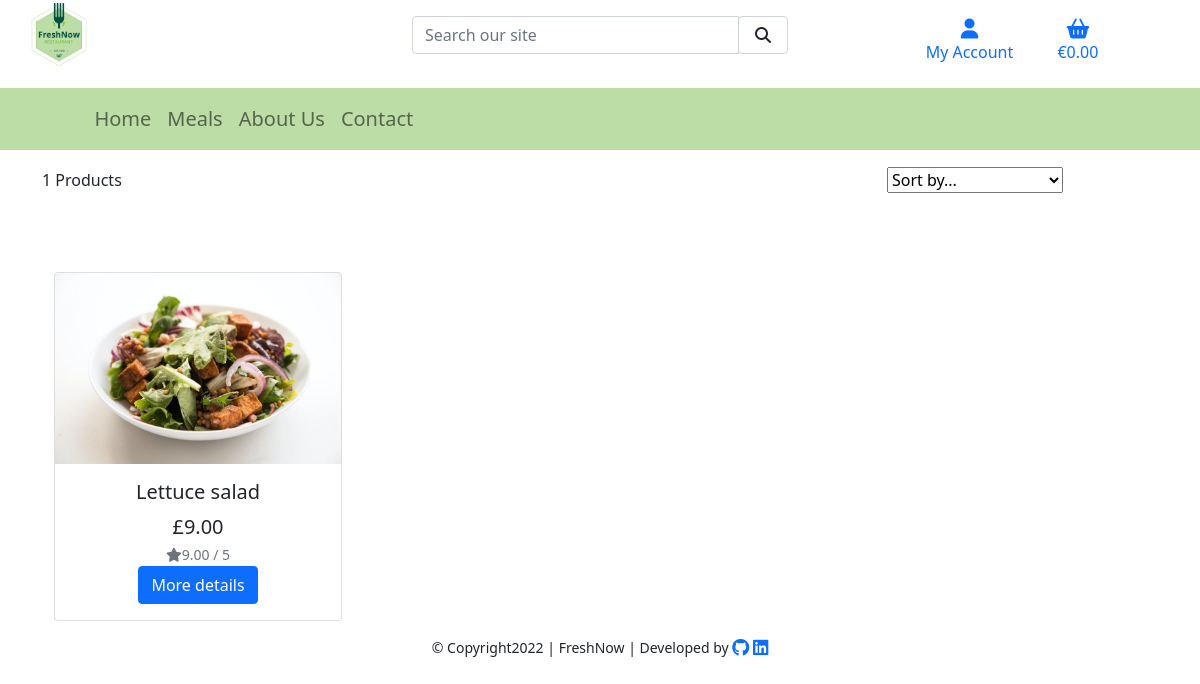
The app's page /products, older data.
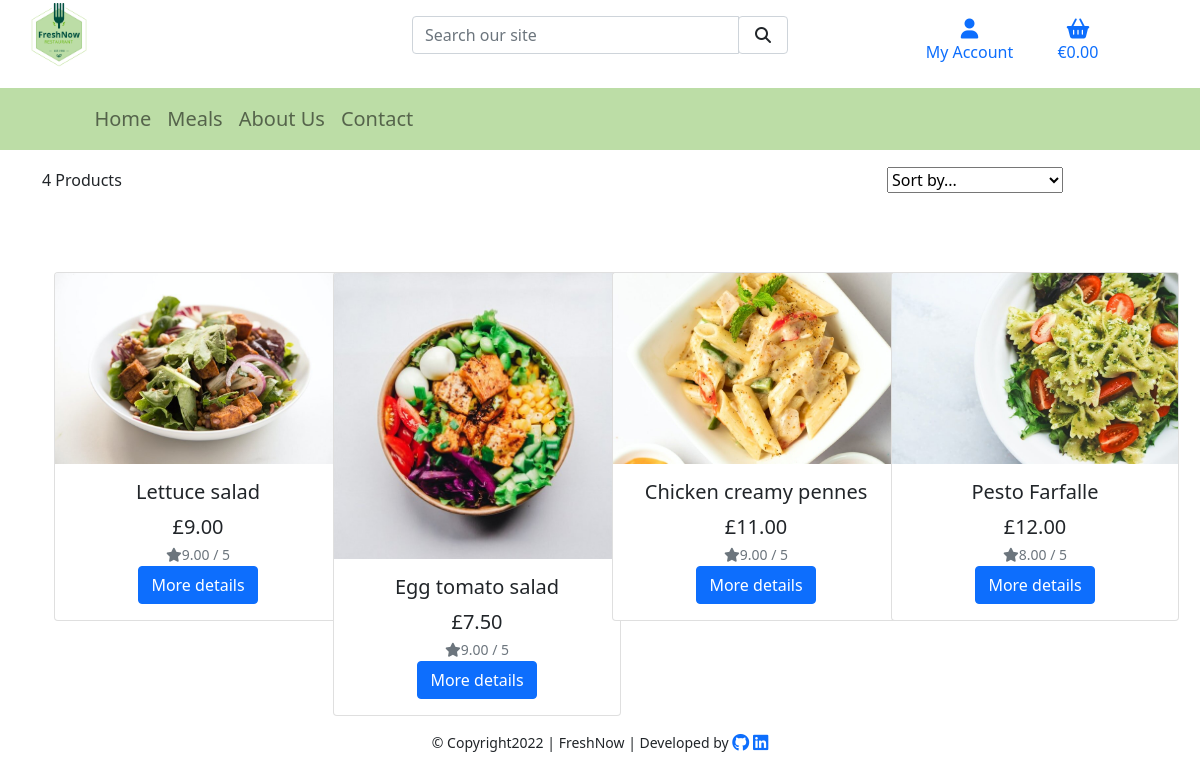
The same page, newer data.
### products/models.py (models this page shows, shortened)
class Product(models.Model):
    category = models.ForeignKey(
        'Category', null=True, blank=True, on_delete=models.SET_NULL)
    sku = models.CharField(max_length=254, null=True, blank=True)
    name = models.CharField(max_length=254)
    description = models.TextField()
    price = models.DecimalField(max_digits=6, decimal_places=2)
    rating = models.DecimalField(
        max_digits=6, decimal_places=2, null=True, blank=True)
    image = models.ImageField(null=True, blank=True)

### products/views.py (the view, shortened to what this page needs)
# urls.py: path('', views.all_products, name='products'),
def all_products(request):
    products = Product.objects.all()
    query = None
    categories = None
    sort = None
    direction = None
    current_sorting = f'{sort}_{direction}'
    context = {
        'products': products,
        'search_term': query,
        'current_categories': categories,
        'current_sorting': current_sorting,
    }
    return render(request, 'products/products.html', context)

### products/contexts.py (called while the page is built)
def all_categories(request):
    category_list = Category.objects.all()
    context = {
        'category_list': category_list,
    }
    return context

### products/templates/products/products.html (shortened to what this page needs)
{% extends "base.html" %}
{% load static %}
{% block page_header %}
    <div class="container header-container mt-5">
        <div class="row">
            <div class="col mt-5">
                <h1>Products</h1>
        </div>
    </div>
{% endblock %}
{% block content %}
   <div class="row mb-3">
    <div class="col-sm-12 col-md-7 ml-lg-5">
        <p class="green-muted mt-3 text-left">
            {{ products|length }} Products{% if search_term %} found for <strong>"{{ search_term }}"</strong>{% endif %}
        </p>
    </div>
    <div class="col-sm-12 col-md-6 col-lg-4 my-auto d-flex justify-content-center justify-content-md-end">
        <div class="sort-select-wrapper-sort-by">
            <select name="sort-selector" id="sort-selector" class="custom-select custom-select-sm border-green green">
                <option value="reset" {% if current_sorting == 'None_None' %}selected{% endif %}>Sort by...</option>
            </select>
        </div>
    </div>
</div>
    <div class="container-fluid mt-5">
        <div class="row">
            <div class="col text-center mt-3">
        <div class = "row">
                    {% for product in products %}
                        <div class="col-sm-6 col-md-6 col-lg-4 col-xl-3">
                            <div class="card" style="width: 18rem;">
                                {% if product.image %}
                                <img class="card-img-top img-fluid" src="{{ product.image.url }}" alt="{{ product.name }}">
                                {% else %}
                                <img class="card-img-top img-fluid" src="{{ MEDIA_URL }}noimage.png" alt="{{ product.name }}">
                                {% endif %}
                                <div class="card-body">
                                  <h5 class="card-title">{{ product.name }}</h5>
                                  <p class="lead mb-0 text-left font-weight-bold">£{{ product.price }} </p>
                                  <p class="lead mb-0 text-left">{{ product.calories }}
                                  <div class="text-center">
                                  {% if product.rating %}
                                    <small class="text-muted text-right"><i class="fas fa-star mr-5"></i>{{ product.rating }} / 5</small>
                                  {% else %}
                                    <small class="text-muted text-right">No Rating</small>
                                  {% endif %}
                                 </div>
                                  <a href="{% url 'product_detail' product.id %}" class="btn btn-primary">More details</a>
                                </div>
                              </div>
                           </div>
                    {% endfor %}
                </div>
            </div>
        </div>
    </div>
{% endblock %}

Row changes from the older to the newer data that the page shows:
added Product: image (picture), name "Egg tomato salad", price "7.50", rating "9.00"
added Product: image (picture), name "Chicken creamy pennes", price "11.00", rating "9.00"
added Product: image (picture), name "Pesto Farfalle", price "12.00", rating "8.00"
Text that changed along with them:
{{ products|length }}: "1" → "4"
